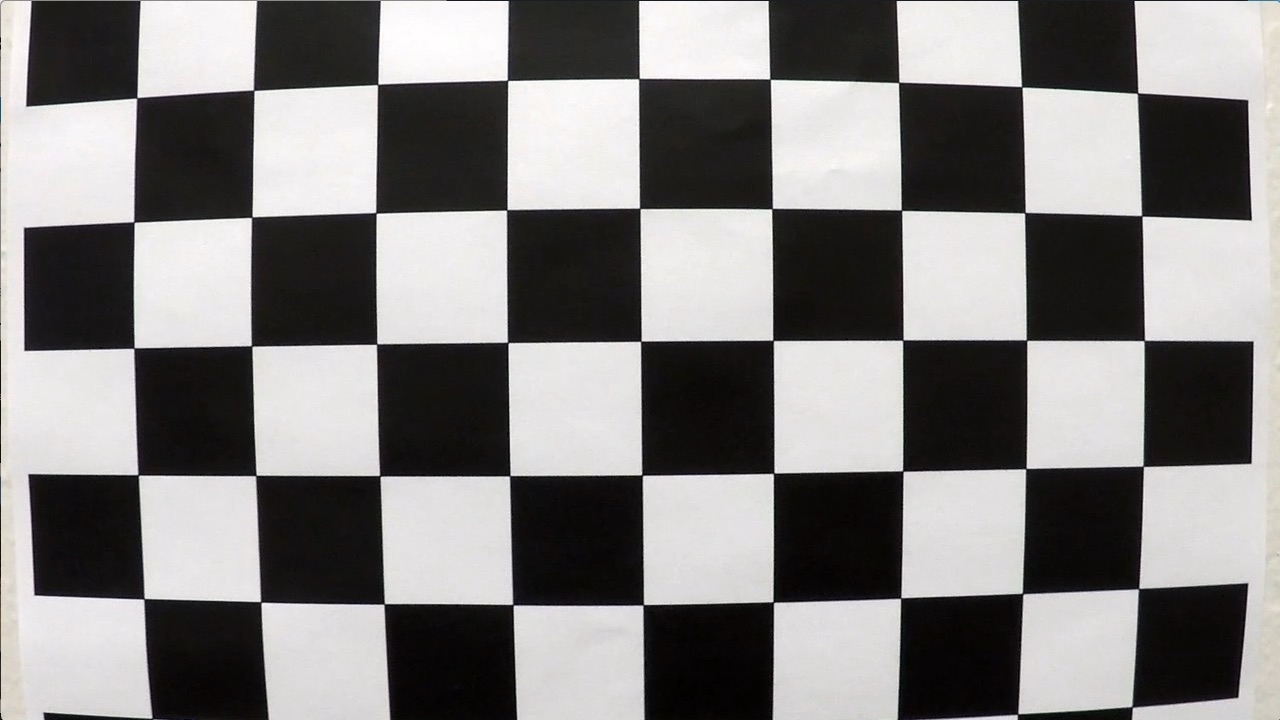
#> input picture camera_cal/calibration1.jpg, 1280 x 720 px; its folder holds only this picture in this run
$ jupyter execute --allow-errors advanced_lane_finding.ipynb   (shell and % lines are left out)   (older library calls are emulated)
#> lines starting #> are read from the running program, lines starting #| are printed output that depends on the picture
## Advanced Lane Finding Project

The goals / steps of this project are the following:

* Compute the camera calibration matrix and distortion coefficients given a set of chessboard images.
* Apply a distortion correction to raw images.
* Use color transforms, gradients, etc., to create a thresholded binary image.
* Apply a perspective transform to rectify binary image ("birds-eye view").
* Detect lane pixels and fit to find the lane boundary.
* Determine the curvature of the lane and vehicle position with respect to center.
* Warp the detected lane boundaries back onto the original image.
* Output visual display of the lane boundaries and numerical estimation of lane curvature and vehicle position.

---
## First, I'll compute the camera calibration using chessboard images

[cell 1]
import numpy as np
import cv2
import glob
import matplotlib.pyplot as plt
import matplotlib.image as mpimg
from PIL import  Image,ImageDraw,ImageFont

## 1) Calibrate the Camera

[cell 2]
# prepare object points, like (0,0,0), (1,0,0), (2,0,0) ....,(6,5,0)
objp = np.zeros((6*9,3), np.float32)
objp[:,:2] = np.mgrid[0:9,0:6].T.reshape(-1,2)

# Arrays to store object points and image points from all the images.
objpoints = [] # 3d points in real world space
imgpoints = [] # 2d points in image plane.

# Make a list of calibration images
images = glob.glob('camera_cal/calibration*.jpg')


# Step through the list and search for chessboard corners
for fname in images:
    img = cv2.imread(fname)
#> img is the input picture: shape (720, 1280, 3); mean B, G, R 127.8, 128.4, 130.1
    gray = cv2.cvtColor(img,cv2.COLOR_BGR2GRAY)

    # Find the chessboard corners
    nx = 9
    ny = 6
    ret, corners = cv2.findChessboardCorners(gray, (nx,ny),None) # 找到corners
#> ret = False; corners = None

    # If found, add object points, image points
    if ret == True:
        objpoints.append(objp)
        imgpoints.append(corners)

        # Draw and display the corners
        img = cv2.drawChessboardCorners(img, (9,6), corners, ret)
        cv2.imshow('img',img)
        cv2.waitKey(500)

cv2.destroyAllWindows()

[cell 3]
def cal_undistort(img, objpoints, imgpoints):
    # Use cv2.calibrateCamera() and cv2.undistort()
    #undist = np.copy(img)  # Delete this line
    gray = cv2.cvtColor(img,cv2.COLOR_BGR2GRAY)
    ret, mtx, dist, rvecs, tvecs = cv2.calibrateCamera(objpoints, imgpoints, gray.shape[::-1], None, None)
    undist = cv2.undistort(img, mtx, dist, None, mtx)
    return undist

# [7 lines left out: function cal_undistort_video, not called in this run]

test_img = mpimg.imread('test_images/test4.jpg') # Pick one test pic as example
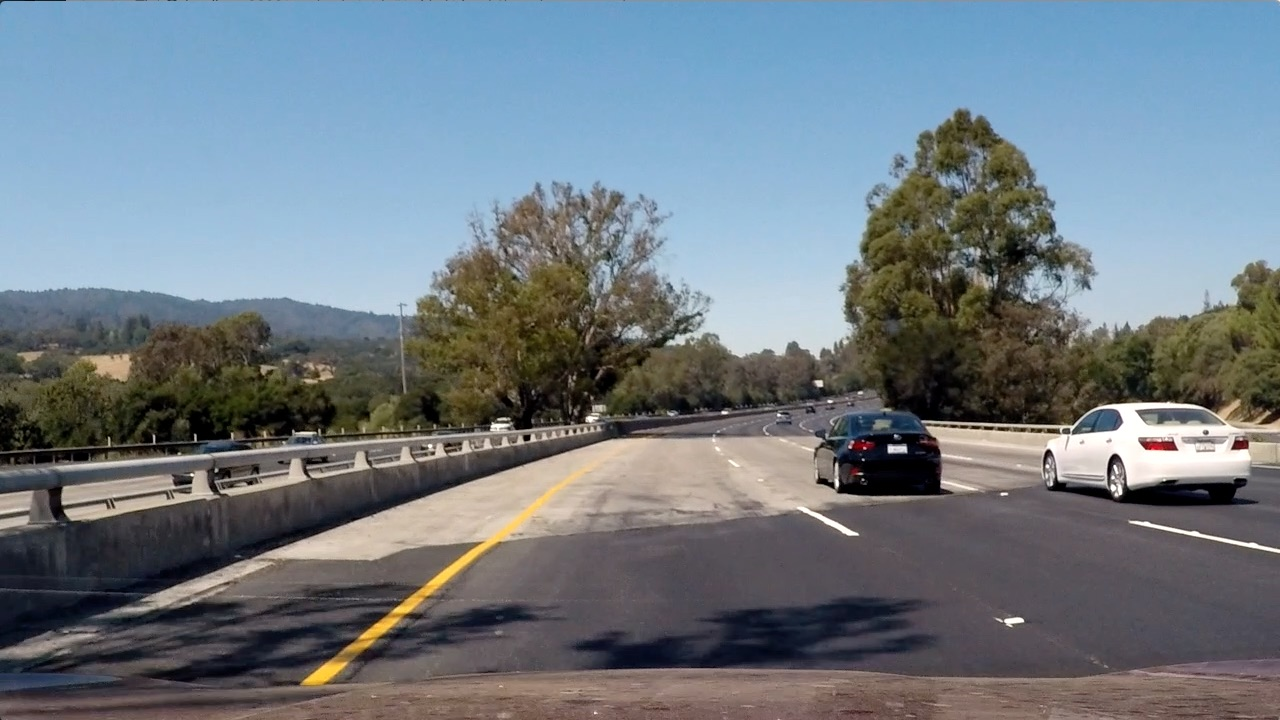
#> input picture test_images/test4.jpg, 1280 x 720 px
#> test_img is the input picture: shape (720, 1280, 3); mean R, G, B 112.2, 122.7, 130.9

#> (the rest of this cell did not finish here and is left out)

#> in cal_undistort, `gray = cv2.cvtColor(img,cv2.COLOR_BGR2GRAY)`:
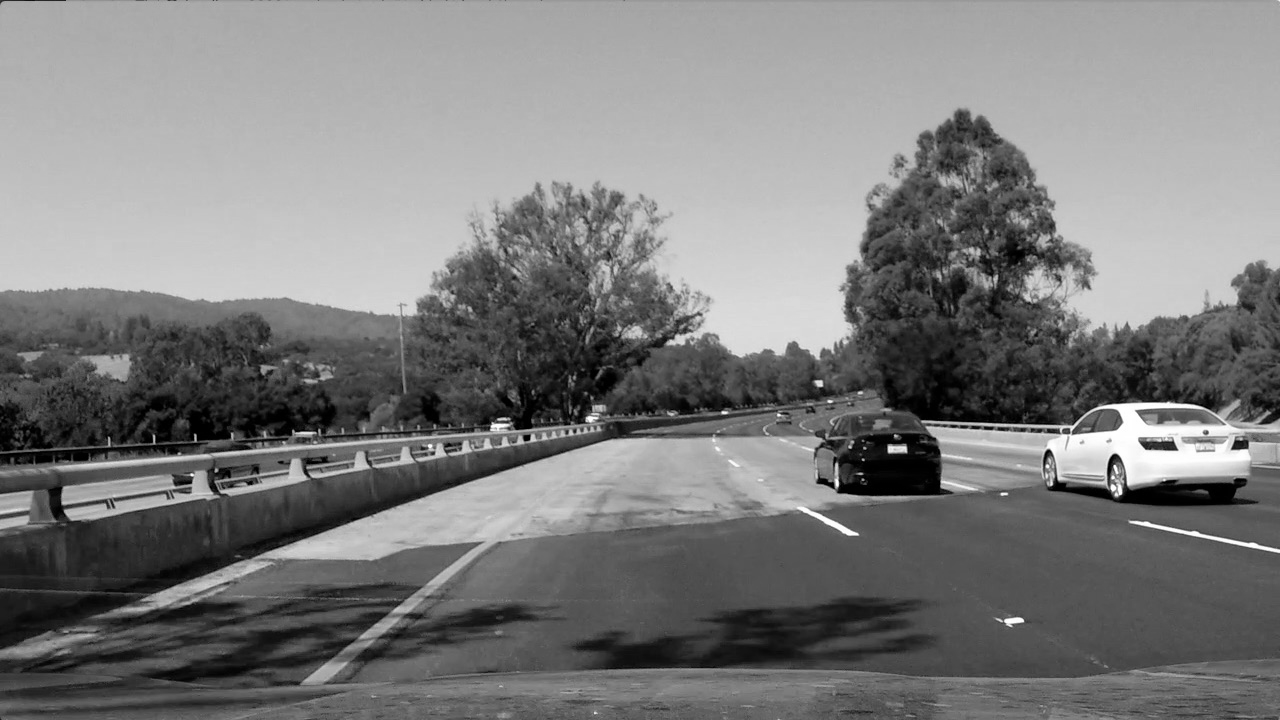
#> gray: shape (720, 1280); min 0, max 255, mean 124
test_undist_2,ret, mtx, dist, rvecs, tvecs = cal_undistort_video(test_img, objpoints, imgpoints)
plt.imshow(test_undist)
